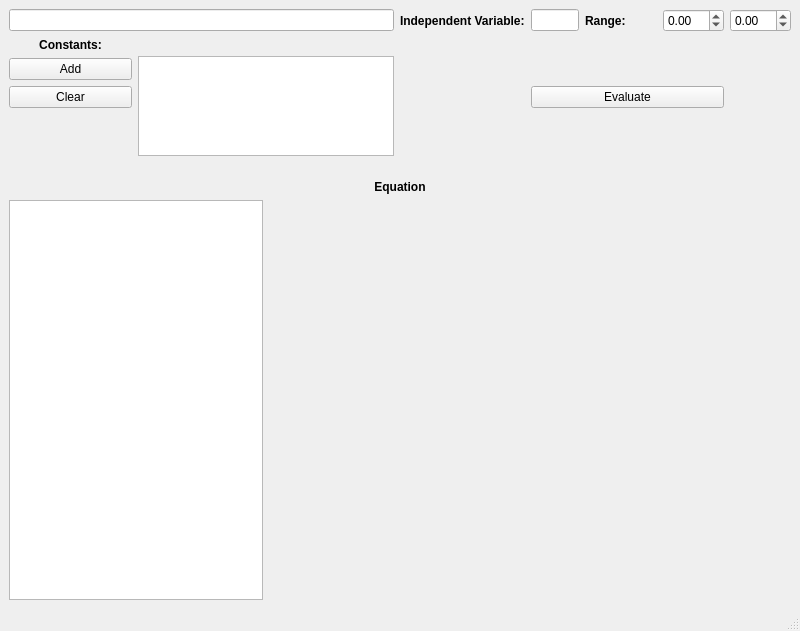
<ui version="4.0" >
 <class>MainWindow</class>
 <widget class="QMainWindow" name="MainWindow" >
  <property name="geometry" >
   <rect>
    <x>0</x>
    <y>0</y>
    <width>800</width>
    <height>631</height>
   </rect>
  </property>
  <property name="windowTitle" >
   <string>MainWindow</string>
  </property>
  <widget class="QWidget" name="centralwidget" >
   <layout class="QGridLayout" >
    <item row="0" column="0" colspan="3" >
     <widget class="QLineEdit" name="equationLineEdit" />
    </item>
    <item row="0" column="3" >
     <widget class="QLabel" name="label_3" >
      <property name="font" >
       <font>
        <weight>75</weight>
        <bold>true</bold>
       </font>
      </property>
      <property name="text" >
       <string>Independent Variable:</string>
      </property>
     </widget>
    </item>
    <item row="0" column="4" >
     <widget class="QLineEdit" name="independentVariableLineEdit" >
      <property name="maximumSize" >
       <size>
        <width>50</width>
        <height>16777215</height>
       </size>
      </property>
     </widget>
    </item>
    <item row="0" column="5" >
     <widget class="QLabel" name="label_2" >
      <property name="font" >
       <font>
        <weight>75</weight>
        <bold>true</bold>
       </font>
      </property>
      <property name="text" >
       <string>Range:</string>
      </property>
      <property name="textFormat" >
       <enum>Qt::PlainText</enum>
      </property>
     </widget>
    </item>
    <item row="0" column="6" >
     <widget class="QDoubleSpinBox" name="lowerDoubleSpinBox" >
      <property name="minimum" >
       <double>-99.989999999999995</double>
      </property>
     </widget>
    </item>
    <item row="0" column="7" >
     <widget class="QDoubleSpinBox" name="higherDoubleSpinBox" >
      <property name="minimum" >
       <double>-99.989999999999995</double>
      </property>
     </widget>
    </item>
    <item row="1" column="0" >
     <widget class="QLabel" name="label" >
      <property name="font" >
       <font>
        <weight>75</weight>
        <bold>true</bold>
       </font>
      </property>
      <property name="text" >
       <string>Constants:</string>
      </property>
      <property name="alignment" >
       <set>Qt::AlignCenter</set>
      </property>
     </widget>
    </item>
    <item rowspan="4" row="1" column="1" colspan="2" >
     <widget class="QTableView" name="constantsTableView" >
      <property name="sizePolicy" >
       <sizepolicy vsizetype="Fixed" hsizetype="Fixed" >
        <horstretch>0</horstretch>
        <verstretch>0</verstretch>
       </sizepolicy>
      </property>
      <property name="maximumSize" >
       <size>
        <width>256</width>
        <height>100</height>
       </size>
      </property>
      <property name="editTriggers" >
       <set>QAbstractItemView::DoubleClicked</set>
      </property>
      <property name="tabKeyNavigation" >
       <bool>true</bool>
      </property>
      <property name="showDropIndicator" stdset="0" >
       <bool>false</bool>
      </property>
      <property name="dragDropOverwriteMode" >
       <bool>false</bool>
      </property>
      <property name="selectionMode" >
       <enum>QAbstractItemView::NoSelection</enum>
      </property>
     </widget>
    </item>
    <item rowspan="4" row="1" column="3" >
     <spacer>
      <property name="orientation" >
       <enum>Qt::Vertical</enum>
      </property>
      <property name="sizeHint" >
       <size>
        <width>20</width>
        <height>97</height>
       </size>
      </property>
     </spacer>
    </item>
    <item rowspan="2" row="1" column="5" >
     <spacer>
      <property name="orientation" >
       <enum>Qt::Vertical</enum>
      </property>
      <property name="sizeHint" >
       <size>
        <width>72</width>
        <height>40</height>
       </size>
      </property>
     </spacer>
    </item>
    <item row="2" column="0" >
     <widget class="QPushButton" name="addConstantsModelPointPushButton" >
      <property name="text" >
       <string>Add</string>
      </property>
     </widget>
    </item>
    <item row="3" column="0" >
     <widget class="QPushButton" name="clearConstantsModelPushButton" >
      <property name="text" >
       <string>Clear</string>
      </property>
     </widget>
    </item>
    <item row="3" column="4" colspan="3" >
     <widget class="QPushButton" name="evaluatePushButton" >
      <property name="text" >
       <string>Evaluate</string>
      </property>
     </widget>
    </item>
    <item row="4" column="0" >
     <spacer>
      <property name="orientation" >
       <enum>Qt::Vertical</enum>
      </property>
      <property name="sizeHint" >
       <size>
        <width>20</width>
        <height>48</height>
       </size>
      </property>
     </spacer>
    </item>
    <item row="4" column="5" >
     <spacer>
      <property name="orientation" >
       <enum>Qt::Vertical</enum>
      </property>
      <property name="sizeHint" >
       <size>
        <width>72</width>
        <height>22</height>
       </size>
      </property>
     </spacer>
    </item>
    <item row="5" column="0" colspan="8" >
     <widget class="QLabel" name="equationLabel" >
      <property name="font" >
       <font>
        <weight>75</weight>
        <bold>true</bold>
       </font>
      </property>
      <property name="text" >
       <string>Equation</string>
      </property>
      <property name="alignment" >
       <set>Qt::AlignCenter</set>
      </property>
     </widget>
    </item>
    <item row="6" column="0" colspan="2" >
     <widget class="QTextBrowser" name="textBrowser" >
      <property name="sizePolicy" >
       <sizepolicy vsizetype="Expanding" hsizetype="Expanding" >
        <horstretch>0</horstretch>
        <verstretch>0</verstretch>
       </sizepolicy>
      </property>
      <property name="minimumSize" >
       <size>
        <width>0</width>
        <height>400</height>
       </size>
      </property>
     </widget>
    </item>
    <item row="6" column="2" colspan="6" >
     <widget class="GraphWidget" native="1" name="graphWidget" >
      <property name="acceptDrops" >
       <bool>true</bool>
      </property>
     </widget>
    </item>
   </layout>
  </widget>
  <widget class="QMenuBar" name="menubar" >
   <property name="geometry" >
    <rect>
     <x>0</x>
     <y>0</y>
     <width>800</width>
     <height>26</height>
    </rect>
   </property>
  </widget>
  <widget class="QStatusBar" name="statusbar" />
 </widget>
 <customwidgets>
  <customwidget>
   <class>GraphWidget</class>
   <extends>QWidget</extends>
   <header>GraphWidget.h</header>
   <container>1</container>
  </customwidget>
 </customwidgets>
 <resources/>
 <connections/>
</ui>
